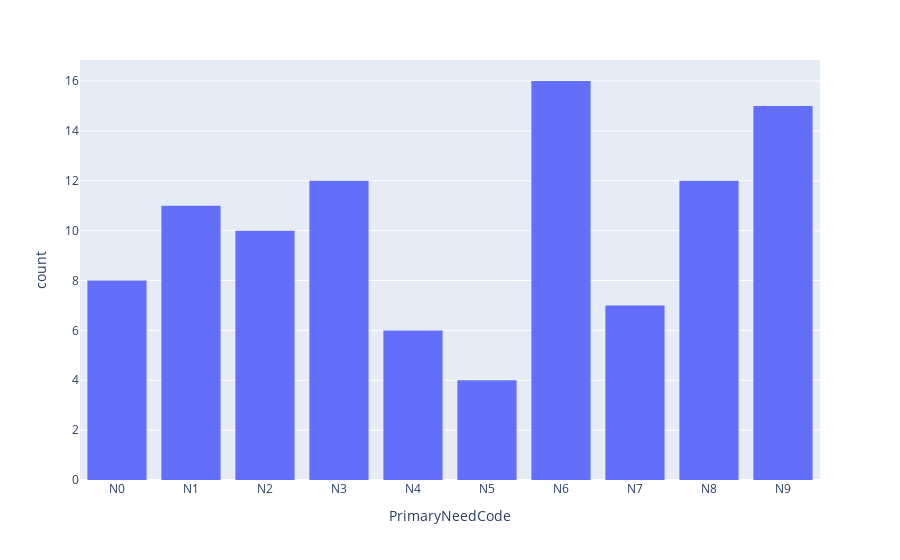

Notebook cell for this chart:
### Code cell
import plotly.graph_objects as go

bar = px.histogram(cin, x='PrimaryNeedCode')
# title and labels args if we wished 

bar.update_xaxes(categoryorder='category ascending')

bar.show()

### Figure 1 — Plotly figure (JSON) as saved in the notebook; plotly's stock layout.template omitted (floating-point values rounded to 4 significant figures)
{"data": [{"bingroup": "x", "hovertemplate": "PrimaryNeedCode=%{x}<br>count=%{y}<extra></extra>", "legendgroup": "", "marker": {"color": "#636efa", "pattern": {"shape": ""}}, "name": "", "orientation": "v", "showlegend": false, "type": "histogram", "x": ["N6", "N8", "N9", "N4", "N9", "N3", "N3", "N8", "N6", "N9", "N1", "N6", "N6", "N8", "N6", "N9", "N2", "N8", "N1", "N6", "N0", "N3", "N8", "N7", "N0", "N9", "N6", "N3", "N3", "N9", "N9", "N4", "N5", "N0", "N4", "N8", "N6", "N5", "N2", "N7", "N0", "N1", "N6", "N2", "N1", "N1", "N4", "N6", "N7", "N8", "N8", "N7", "N1", "N0", "N3", "N2", "N3", "N8", "N8", "N9", "N5", "N0", "N6", "N3", "N2", "N3", "N6", "N5", "N1", "N9", "N2", "N0", "N9", "N0", "N2", "N1", "N2", "N7", "N1", "N9", "N3", "N3", "N8", "N8", "N6", "N2", "N1", "N3", "N9", "N7", "N1", "N4", "N6", "N7", "N2", "N6", "N4", "N9", "N6", "N9", "N9"], "xaxis": "x", "yaxis": "y"}], "layout": {"barmode": "relative", "legend": {"tracegroupgap": 0}, "margin": {"t": 60}, "xaxis": {"anchor": "y", "categoryorder": "category ascending", "domain": [0, 1], "title": {"text": "PrimaryNeedCode"}}, "yaxis": {"anchor": "x", "domain": [0, 1], "title": {"text": "count"}}}}
